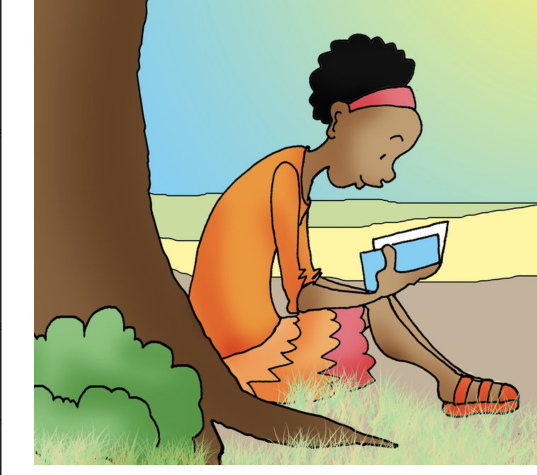
#> input picture newexample.png, 1074 x 950 px, given in place of image-1.jpg, which was not available (shown at 1/2 size)
$ python ImageDetection.py
#> lines starting #> are read from the running program, lines starting #| are printed output that depends on the picture; after the words box and inside, x2 and y2 are one past the last pixel; in counts of white or black regions, pixels touching at a corner belong together; pictures that were not available may be replaced by others from this repository, and a replacement may not be noted
import cv2
import numpy as np
from PIL import Image, ImageDraw, ImageFont

def preproces_image(
    image,
    *,
    kernel_size=15,
    crop_side=50,
    blocksize=35,
    constant=15,
    max_value=255,
):
    gray = cv2.cvtColor(image, cv2.COLOR_BGR2GRAY)
    bit = cv2.bitwise_not(gray)
    image_adapted = cv2.adaptiveThreshold(
        src=bit,
        maxValue=max_value,
        adaptiveMethod=cv2.ADAPTIVE_THRESH_MEAN_C,
        thresholdType=cv2.THRESH_BINARY,
        blockSize=blocksize,
        C=constant,
    )
    kernel = np.ones((kernel_size, kernel_size), np.uint8)
    erosion = cv2.erode(image_adapted, kernel, iterations=2)
    return erosion[crop_side:-crop_side, crop_side:-crop_side]

def find_edges(image_preprocessed, *, bw_threshold=150, limits=(0.2, 0.15)):
    mask = image_preprocessed < bw_threshold
    edges = []
    for axis in (1, 0):
        count = mask.sum(axis=axis)
        limit = limits[axis] * image_preprocessed.shape[axis]
        index_ = np.where(count >= limit)
        _min, _max = index_[0][0], index_[0][-1]
        edges.append((_min, _max))
    return edges


def adapt_edges(edges, *, height, width):
    (x_min, x_max), (y_min, y_max) = edges
    x_min2 = x_min
    x_max2 = x_max + 100
    # # could do with less magic numbers
    y_min2 = y_min
    y_max2 = y_max + 20
    return (x_min2, x_max2), (y_min2, y_max2)

if __name__ == "__main__":

    filename_in_final = "./book-friends/image-00"
    filename_out_final = "newexample.png"
    filename_in = filename_in_final

    for i in range (1,18):
        if (i>9):
            filename_in_final = "./book-friends/image-0"

        filename_in = filename_in_final.rstrip(filename_in[-1]) + f'{i}' + ".jpg"

        image = cv2.imread(str(filename_in))
#> image is the input picture: shape (950, 1074, 3); mean B, G, R 129.4, 163.5, 165.7
        height, width = image.shape[0:2]
#> height = 950; width = 1074
        image_preprocessed = preproces_image(image)
#> in preproces_image, `gray = cv2.cvtColor(image, cv2.COLOR_BGR2GRAY)`:
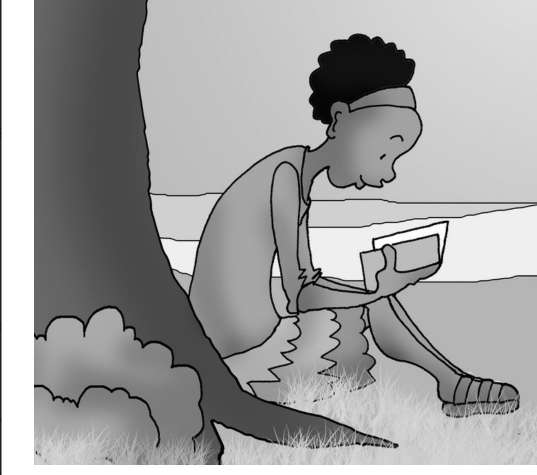
#> gray: shape (950, 1074) (shown at 1/2 size); min 0, max 255, mean 160.3
#> in preproces_image, `bit = cv2.bitwise_not(gray)`:
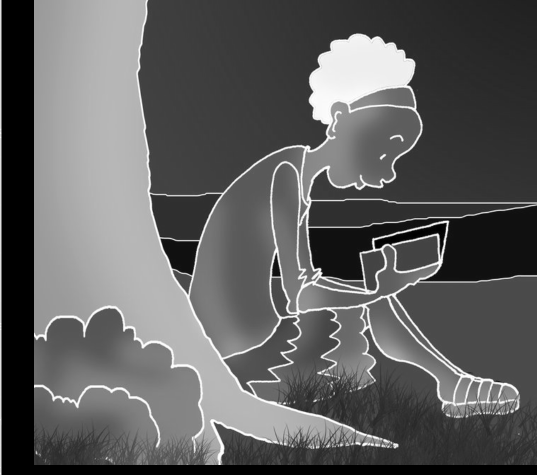
#> bit: shape (950, 1074) (shown at 1/2 size); min 0, max 255, mean 94.7
#> in preproces_image, `image_adapted = cv2.adaptiveThreshold( src=bit, maxValue=max_value, ad..`:
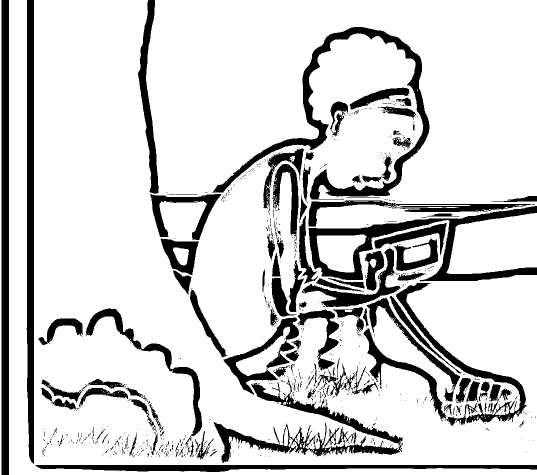
#> image_adapted: shape (950, 1074) (shown at 1/2 size); 82.8% white; 781 black regions (666 under 20 px), largest, box (x1, y1, x2, y2) and area: (424, 54, 859, 399) 16615, (617, 412, 1074, 563) 14444, (3, 0, 18, 950) 14250
#> in preproces_image, `erosion = cv2.erode(image_adapted, kernel, iterations=2)`:
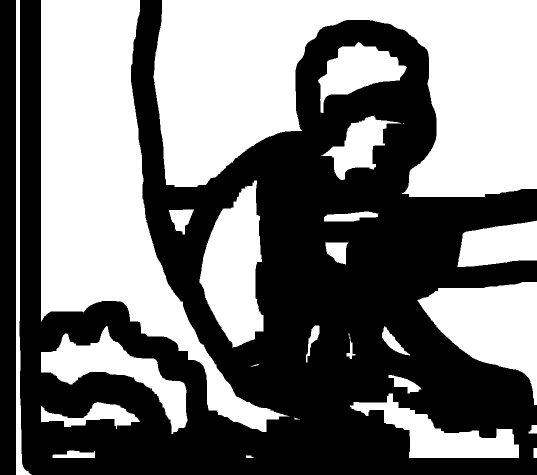
#> erosion: shape (950, 1074) (shown at 1/2 size); 47.3% white; 25 white regions (1 under 20 px), largest, box (x1, y1, x2, y2) and area: (307, 0, 1074, 394) 190893, (82, 0, 579, 864) 144758, (835, 564, 1074, 810) 31195
#> in preproces_image, `return erosion[crop_side:-crop_side, crop_side:-crop_side]`:
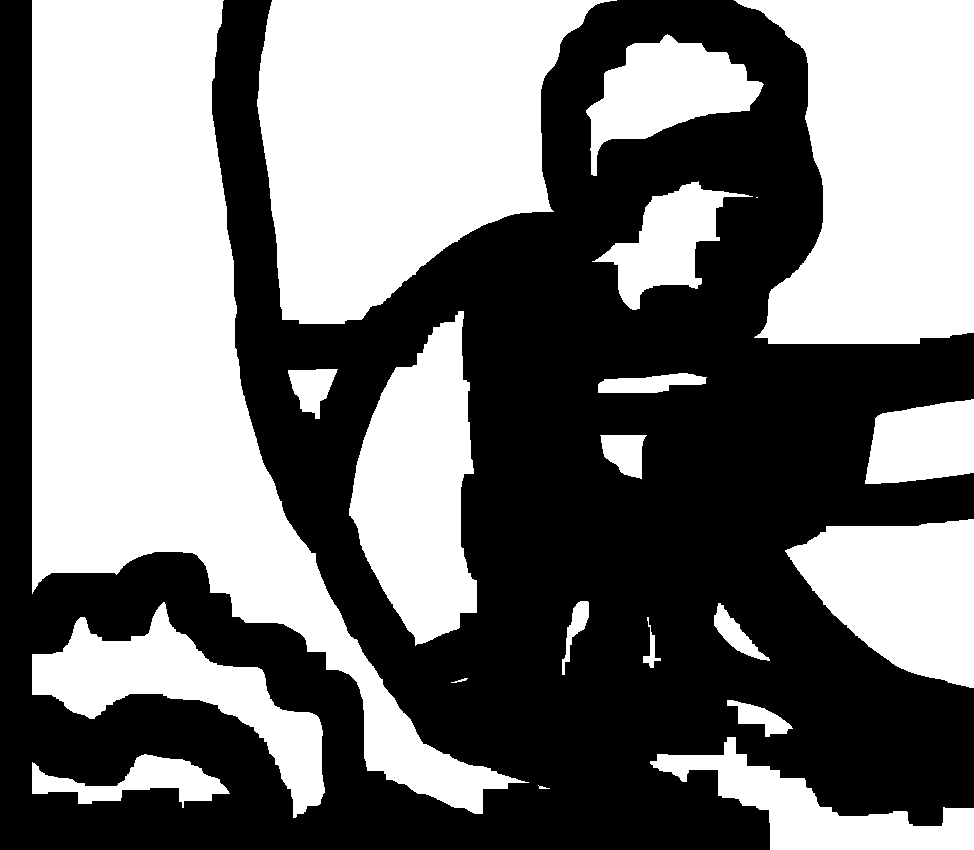
#> returned value: shape (850, 974); 47.4% white; 21 white regions (1 under 20 px), largest, box (x1, y1, x2, y2) and area: (32, 0, 529, 814) 134956, (257, 0, 617, 324) 77691, (734, 0, 974, 344) 60021
        edges = find_edges(image_preprocessed)
#> after the loop in find_edges, `for axis in (1, 0):`: edges = [(0, 849), (0, 973)]
#> edges = [(0, 849), (0, 973)]
        (x_min, x_max), (y_min, y_max) = adapt_edges(
            edges, height=height, width=width
        )
#> in adapt_edges, `(x_min, x_max), (y_min, y_max) = edges`: x_min = 0; x_max = 849; y_min = 0; y_max = 973
#> in adapt_edges, `x_min2 = x_min`: x_min2 = 0
#> in adapt_edges, `x_max2 = x_max + 100`: x_max2 = 949
#> in adapt_edges, `y_min2 = y_min`: y_min2 = 0
#> in adapt_edges, `y_max2 = y_max + 20`: y_max2 = 993
#> x_min = 0; x_max = 949; y_min = 0; y_max = 993
        image_cropped = image[x_min:x_max, y_min:y_max]
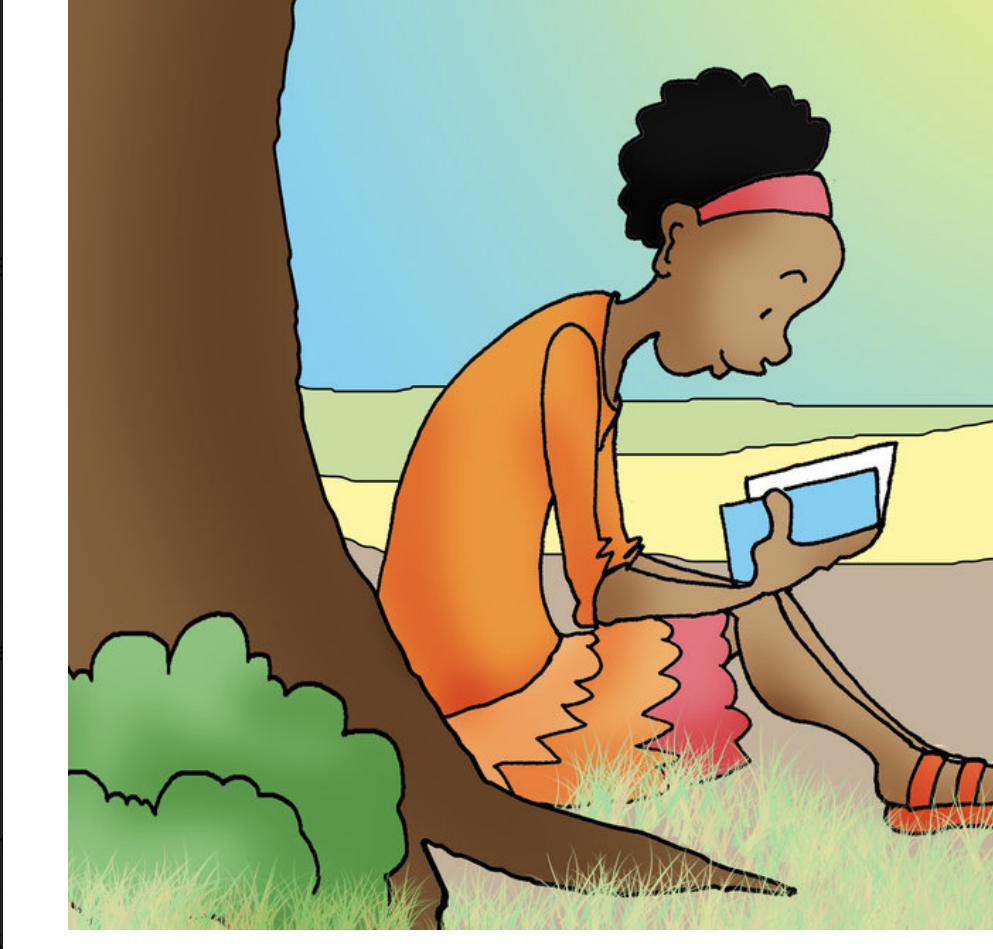
#> image_cropped: shape (949, 993, 3); mean B, G, R 126.7, 159.7, 162.5
        filename_out = filename_out_final + f'{i}.jpg'
        cv2.imwrite(str(filename_out), image_cropped)
#> pass 2 of the loop `for i in range (1,18):`:
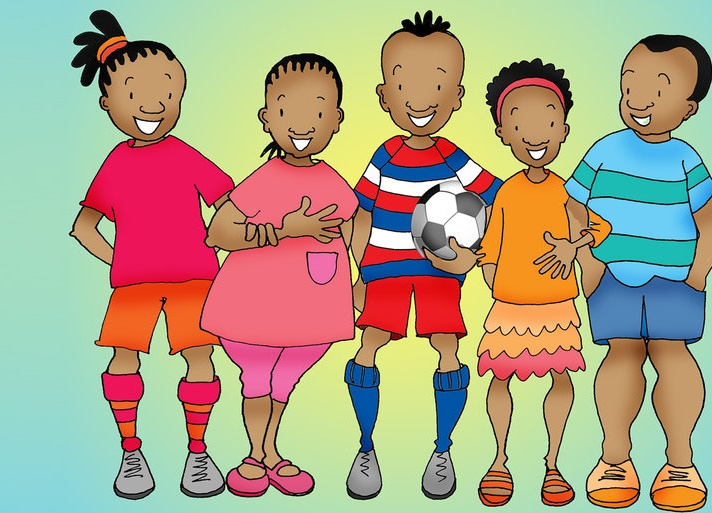
#> input picture newexample.png1.jpg, 712 x 513 px, given in place of image-002.jpg, which was not available
#> image is the input picture: shape (513, 712, 3); mean B, G, R 132.3, 159.6, 172.3
#> gray: shape (513, 712)
#> bit: shape (513, 712)
#> in preproces_image (call 2), `image_adapted = cv2.adaptiveThreshold( src=bit, maxValue=max_value, ad..`:
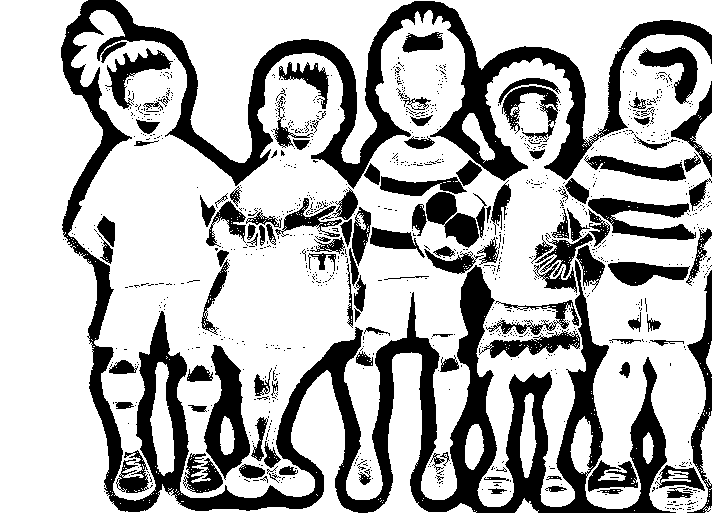
#> image_adapted: shape (513, 712); 71% white; 1072 black regions (957 under 20 px), largest, box (x1, y1, x2, y2) and area: (61, 0, 712, 513) 62333, (204, 345, 250, 480) 3021, (588, 198, 696, 240) 2064
#> erosion: shape (513, 712); 17.9% white; 21 white regions (2 under 20 px), largest, box (x1, y1, x2, y2) and area: (0, 0, 95, 513) 34998, (144, 0, 376, 137) 8592, (104, 156, 202, 271) 7075
#> mask: shape (413, 612) bool; 90.3% white; 21 black regions (3 under 20 px), largest, box (x1, y1, x2, y2) and area: (54, 106, 152, 221) 7075, (0, 204, 43, 413) 5684, (179, 212, 283, 283) 4597
#> `edges = find_edges(image_preprocessed)`: edges = [(0, 412), (0, 611)]
#> `(x_min, x_max), (y_min, y_max) = adapt_edges( edges, height=height, wi..`: x_max = 512; y_max = 631
#> `image_cropped = image[x_min:x_max, y_min:y_max]`:
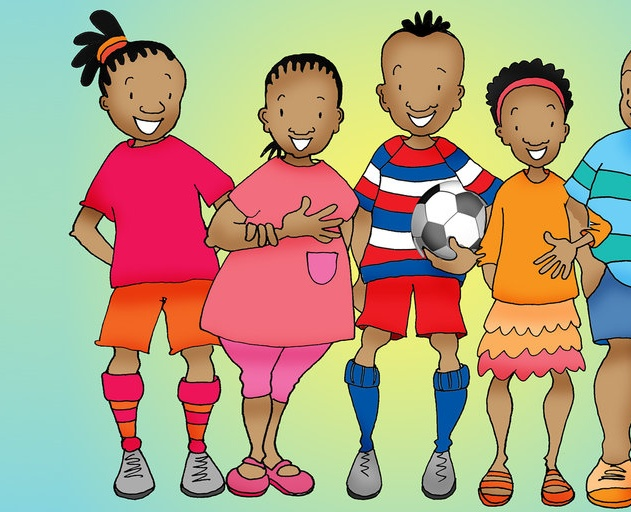
#> image_cropped: shape (512, 631, 3); mean B, G, R 130.5, 159.7, 177.9
#> (the run stopped early here; a loop or call above may not have finished)
